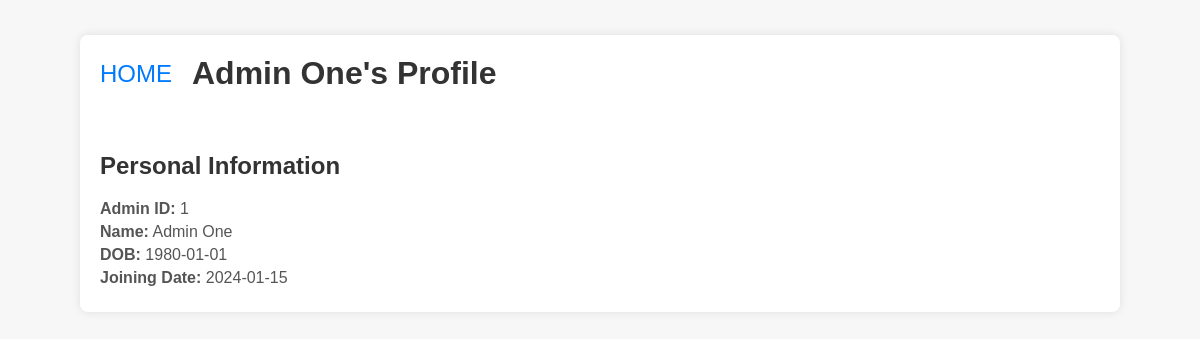
The app's page /admin/profile/1 (signed in) with its own data.
### application/models.py (models this page shows)
class Admin(db.Model):
    AdminID = db.Column(db.Integer, primary_key=True, autoincrement=True)
    Name = db.Column(db.String(255), nullable=False)
    Password = db.Column(db.String(255), nullable=False)
    DOB = db.Column(db.Date)
    JoiningDate = db.Column(db.Date)
    admin_logs=db.relationship('AdminLogs',back_populates='admin',cascade='all, delete-orphan')

### application/admin_controllers.py (the view)
@app.route('/admin/profile/<int:admin_ID>',methods=['GET'])
@login_required(role='admin')
def admin_profile(admin_ID):
    admin=db.session.query(Admin).filter(Admin.AdminID==admin_ID).one()
    return render_template('Admin_profile.html',admin=admin)

### application/home_controllers.py (called while the page is built)
def login_required(role=None):
    def decorator(f):
        @wraps(f)
        def decorated_function(*args, **kwargs):
            if 'user_id' not in session:
                flash('You need to log in to access this page.')
                return redirect(url_for('login'))
            user_id = None
            if role == 'influencer':
                user_id = kwargs.get('influencer_ID')
            elif role == 'sponsor':
                user_id = kwargs.get('sponsor_ID')
            elif role == 'admin':
                user_id = kwargs.get('admin_ID')
            if role and (session.get('user_type') != role or session.get('user_id') != user_id):
                abort(403)
            return f(*args, **kwargs)
        return decorated_function
    return decorator

### Templates/Admin_profile.html (shortened to what this page needs)
<!DOCTYPE html>
<html lang="en">
<head>
</head>
<body>
    <div class="container">
        <div class="profile-header">
            <a href="/admin/home/{{ admin.AdminID }}" class="home-link">HOME</a>
            <h1>{{ admin.Name }}'s Profile</h1>
        </div>
        <div class="basic-info">
            <section id="basic-info">
                <h2>Personal Information</h2>
                <p><strong>Admin ID:</strong> {{ admin.AdminID }}</p>
                <p><strong>Name:</strong> {{ admin.Name }}</p>
                <p><strong>DOB:</strong> {{ admin.DOB }}</p>
                <p><strong>Joining Date:</strong> {{ admin.JoiningDate }}</p>
            </section>
        </div>
    </div>
</body>
</html>

### Templates/Admin_profile.html (style rules this page uses)
body { font-family: Arial, sans-serif; background-color: #f7f7f7; margin: 0; padding: 15px; display: flex; flex-direction: column; align-items: center; }
.container { max-width: 1000px; width: 100%; background-color: #ffffff; border-radius: 8px; box-shadow: 0 0 10px rgba(0, 0, 0, 0.1); padding: 20px; margin: 20px 0; display: flex; flex-wrap: wrap; }
.profile-header { display: flex; align-items: center; margin-bottom: 20px; width: 100%; }
.home-link { font-size: x-large; color: #007bff; text-decoration: none; margin-right: 20px; }
h1 { color: #333; margin: 0; }
.basic-info { margin-top: 20px; }
.basic-info h2 { color: #333; }
.basic-info p { margin: 5px 0; font-size: 16px; color: #555; }

### records on screen
Admin: Name "Admin One", AdminID "1", DOB "1980-01-01", JoiningDate "2024-01-15"
